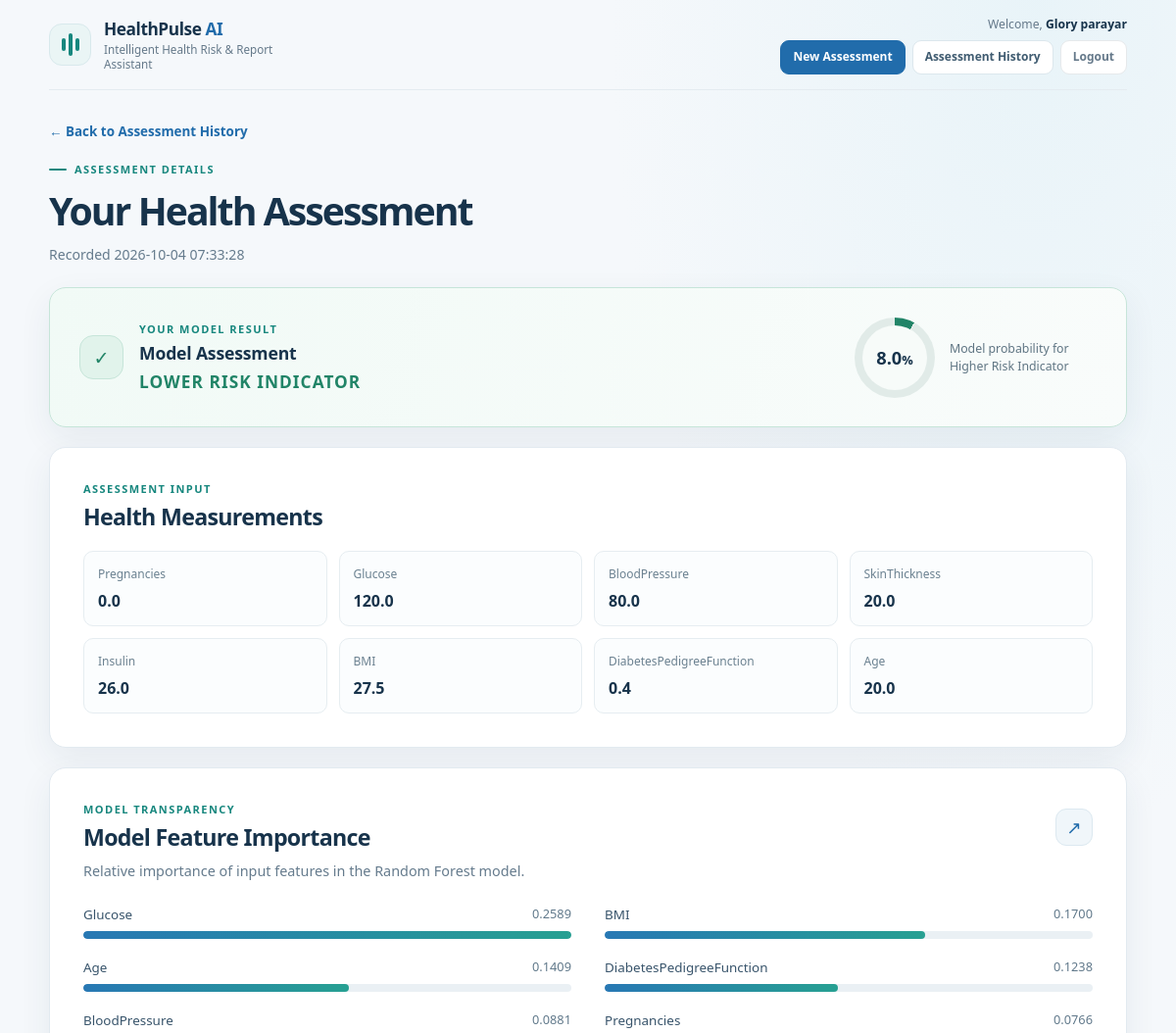
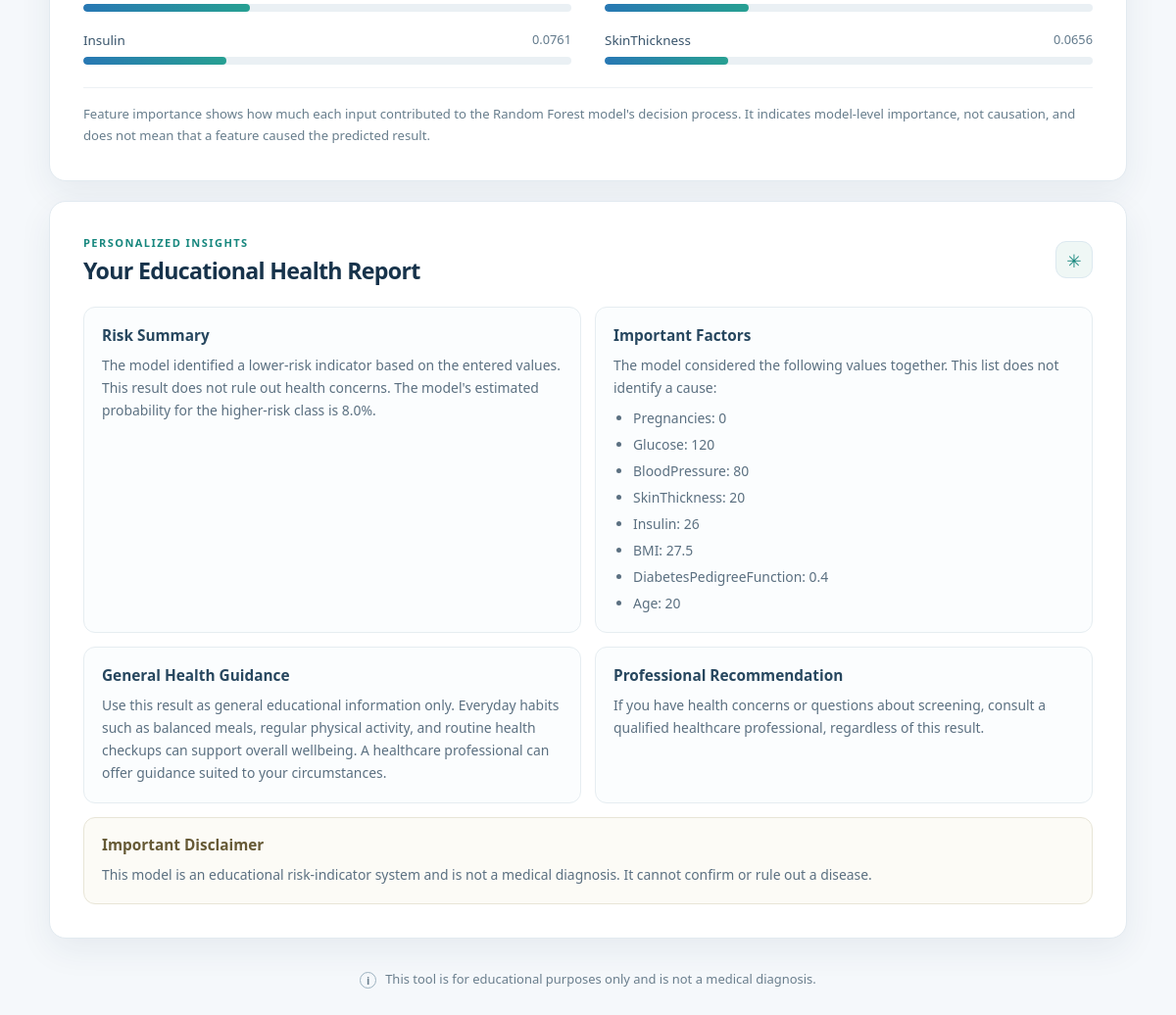
The app's page /history/2 (signed in) with its own data (2 pictures, top to bottom).
### tables this page shows
CREATE TABLE users (
                id INTEGER PRIMARY KEY AUTOINCREMENT,
                name TEXT NOT NULL,
                email TEXT NOT NULL UNIQUE,
                password_hash TEXT NOT NULL,
                created_at TIMESTAMP DEFAULT CURRENT_TIMESTAMP
            );

CREATE TABLE assessments (
                id INTEGER PRIMARY KEY AUTOINCREMENT,
                user_id INTEGER NOT NULL,
                created_at TIMESTAMP DEFAULT CURRENT_TIMESTAMP,
                pregnancies REAL NOT NULL,
                glucose REAL NOT NULL,
                blood_pressure REAL NOT NULL,
                skin_thickness REAL NOT NULL,
                insulin REAL NOT NULL,
                bmi REAL NOT NULL,
                diabetes_pedigree_function REAL NOT NULL,
                age REAL NOT NULL,
                prediction INTEGER NOT NULL,
                probability REAL NOT NULL,
                FOREIGN KEY (user_id) REFERENCES users(id)
            );

### app.py (the view)
@app.route("/history/<int:assessment_id>")
@login_required
def assessment_detail(assessment_id):
    connection = connect_db()
    try:
        assessment = connection.execute(
            """
            SELECT *
            FROM assessments
            WHERE id = ? AND user_id = ?
            """,
            (assessment_id, g.current_user["id"]),
        ).fetchone()
    finally:
        connection.close()
    if assessment is None:
        abort(404)
    values = [
        assessment["pregnancies"],
        assessment["glucose"],
        assessment["blood_pressure"],
        assessment["skin_thickness"],
        assessment["insulin"],
        assessment["bmi"],
        assessment["diabetes_pedigree_function"],
        assessment["age"],
    ]
    measurements = [
        {"name": name, "value": value}
        for name, value in zip(FEATURE_NAMES, values)
    ]
    report = generate_health_report(
        dict(zip(FEATURE_NAMES, values)),
        assessment["prediction"],
        assessment["probability"],
    )
    return render_template(
        "assessment_detail.html",
        assessment=assessment,
        report=report,
        measurements=measurements,
        feature_names=FEATURE_NAMES,
        feature_importances=feature_importances,
        feature_importance_max=feature_importance_max,
        user_name=g.current_user["name"],
        current_user=g.current_user,
    )

### app.py (called while the page is built)
def connect_db():
    connection = sqlite3.connect(DATABASE_PATH)
    connection.row_factory = sqlite3.Row
    connection.execute("PRAGMA foreign_keys = ON")
    return connection

def csrf_token():
    token = session.get("_csrf_token")
    if token is None:
        token = secrets.token_urlsafe(32)
        session["_csrf_token"] = token
    return token

def login_required(view):
    @wraps(view)
    def wrapped_view(*args, **kwargs):
        user_id = session.get("user_id")
        if user_id is None:
            return redirect(url_for("login"))
        connection = connect_db()
        try:
            user = connection.execute(
                "SELECT id, name, email FROM users WHERE id = ?",
                (user_id,),
            ).fetchone()
        finally:
            connection.close()
        if user is None:
            session.clear()
            return redirect(url_for("login"))
        g.current_user = user
        return view(*args, **kwargs)
    return wrapped_view

@app.context_processor
def inject_csrf_token():
    return {"csrf_token": csrf_token}

### templates/assessment_detail.html (shortened to what this page needs)
<!DOCTYPE html>
<html lang="en">
<head>
    <link rel="stylesheet" href="{{ url_for('static', filename='style.css') }}">
</head>
<body>
    <main class="page-shell">
        <header class="topbar">
            <a class="brand" href="{{ url_for('home') }}" aria-label="HealthPulse AI dashboard">
                <span class="brand-mark" aria-hidden="true"><span></span><span></span><span></span></span>
                <span class="brand-copy">
                    <span class="brand-name">HealthPulse <strong>AI</strong></span>
                    <span class="brand-subtitle">Intelligent Health Risk &amp; Report Assistant</span>
                </span>
            </a>
            <div class="topbar-meta history-meta">
                <p class="welcome-name">Welcome, <strong>{{ user_name }}</strong></p>
                <nav class="user-actions" aria-label="Account navigation">
                    <a class="nav-button nav-primary" href="{{ url_for('home') }}#form-heading">New Assessment</a>
                    <a class="nav-button" href="{{ url_for('history') }}">Assessment History</a>
                    <form method="post" action="{{ url_for('logout') }}">
                        <button class="nav-button nav-logout" type="submit">Logout</button>
                    </form>
                </nav>
            </div>
        </header>
        <section class="history-page" aria-labelledby="detail-heading">
            <a class="back-link" href="{{ url_for('history') }}">← Back to Assessment History</a>
            <div class="history-heading">
                <div>
                    <p class="eyebrow"><span class="eyebrow-line"></span> ASSESSMENT DETAILS</p>
                    <h1 id="detail-heading">Your Health Assessment</h1>
                    <p>Recorded {{ assessment.created_at }}</p>
                </div>
            </div>
            <section class="result-card {% if assessment.prediction == 1 %}result-higher{% else %}result-lower{% endif %}" aria-label="Assessment result">
                <div class="result-heading">
                    <div class="result-icon" aria-hidden="true">{% if assessment.prediction == 1 %}!{% else %}✓{% endif %}</div>
                    <div class="result-copy">
                        <p class="eyebrow">YOUR MODEL RESULT</p>
                        <h2>Model Assessment</h2>
                        <p class="risk-label">{% if assessment.prediction == 1 %}Higher Risk Indicator{% else %}Lower Risk Indicator{% endif %}</p>
                    </div>
                </div>
                <div class="probability-display">
                    <div class="probability-ring" style="--probability: {{ "%.1f"|format(assessment.probability * 100) }}%">
                        <span>{{ "%.1f"|format(assessment.probability * 100) }}<small>%</small></span>
                    </div>
                    <p>Model probability for Higher Risk Indicator</p>
                </div>
            </section>
            <section class="card detail-card" aria-labelledby="measurements-heading">
                <div class="section-heading">
                    <div>
                        <p class="eyebrow">ASSESSMENT INPUT</p>
                        <h2 id="measurements-heading">Health Measurements</h2>
                    </div>
                </div>
                <div class="detail-measurements">
                    {% for measurement in measurements %}
                    <div class="detail-measurement">
                        <span>{{ measurement.name }}</span>
                        <strong>{{ measurement.value }}</strong>
                    </div>
                    {% endfor %}
                </div>
            </section>
            <section class="card importance-card" aria-labelledby="importance-heading">
                <div class="section-heading">
                    <div>
                        <p class="eyebrow">MODEL TRANSPARENCY</p>
                        <h2 id="importance-heading">Model Feature Importance</h2>
                    </div>
                    <span class="section-icon" aria-hidden="true">↗</span>
                </div>
                <p class="section-description">Relative importance of input features in the Random Forest model.</p>
                <div class="importance-list">
                    {% for item in feature_importances %}
                    <div class="importance-row">
                        <div class="importance-label">
                            <span>{{ item.name }}</span>
                            <span class="importance-value">{{ "%.4f"|format(item.importance) }}</span>
                        </div>
                        <div class="importance-track" aria-hidden="true">
                            <div class="importance-bar" style="width: {{ "%.2f"|format(item.importance / feature_importance_max * 100) }}%"></div>
                        </div>
                    </div>
                    {% endfor %}
                </div>
                <p class="importance-note">
                    Feature importance shows how much each input contributed to the Random Forest model's decision process. It indicates model-level importance, not causation, and does not mean that a feature caused the predicted result.
                </p>
            </section>
            <section class="card report-card" aria-labelledby="report-heading">
                <div class="section-heading">
                    <div>
                        <p class="eyebrow">PERSONALIZED INSIGHTS</p>
                        <h2 id="report-heading">Your Educational Health Report</h2>
                    </div>
                    <span class="section-icon report-icon" aria-hidden="true">✳</span>
                </div>
                <div class="report-grid">
                    <section class="report-section">
                        <h3>Risk Summary</h3>
                        <p>{{ report.risk_summary }}</p>
                    </section>
                    <section class="report-section">
                        <h3>Important Factors</h3>
                        <p>The model considered the following values together. This list does not identify a cause:</p>
                        <ul>
                            {% for factor in report.important_factors %}
                            <li>{{ factor }}</li>
                            {% endfor %}
                        </ul>
                    </section>
                    <section class="report-section">
                        <h3>General Health Guidance</h3>
                        <p>{{ report.general_guidance }}</p>
                    </section>
                    <section class="report-section">
                        <h3>Professional Recommendation</h3>
                        <p>{{ report.professional_recommendation }}</p>
                    </section>
                </div>
                <section class="report-disclaimer">
                    <h3>Important Disclaimer</h3>
                    <p>{{ report.disclaimer }}</p>
                </section>
            </section>
        </section>
        <footer class="page-footer">
            <span class="footer-mark" aria-hidden="true">i</span>
            <p>This tool is for educational purposes only and is not a medical diagnosis.</p>
        </footer>
    </main>
</body>
</html>

### records on screen
users: name "Glory parayar"
assessments: created_at "2026-10-04 07:33:28", assessment.probability*100 "8.0", name "Pregnancies", value "0.0", name "Glucose", value "120.0", name "BloodPressure", value "80.0", name "SkinThickness", value "20.0", name "Insulin", value "26.0", name "BMI", value "27.5", name "DiabetesPedigreeFunction", value "0.4", name "Age"

### other values on screen
{{ item.name }} "Glucose" "BMI" "Age" "DiabetesPedigreeFunction" "BloodPressure" "Pregnancies" "Insulin" "SkinThickness"
{{ "%.4f"|format(item.importance) }} "0.2589" "0.1700" "0.1409" "0.1238" "0.0881" "0.0766" "0.0761" "0.0656"
{{ report.risk_summary }} "The model identified a lower-risk indicator based on the entered values. This result does not rule out health concerns. The model's estimated probability for the higher-risk class is 8.0%."
{{ factor }} "Pregnancies: 0" "Glucose: 120" "BloodPressure: 80" "SkinThickness: 20" "Insulin: 26" "BMI: 27.5" "DiabetesPedigreeFunction: 0.4" "Age: 20"
{{ report.professional_recommendation }} "If you have health concerns or questions about screening, consult a qualified healthcare professional, regardless of this result."
{{ report.disclaimer }} "This model is an educational risk-indicator system and is not a medical diagnosis. It cannot confirm or rule out a disease."
